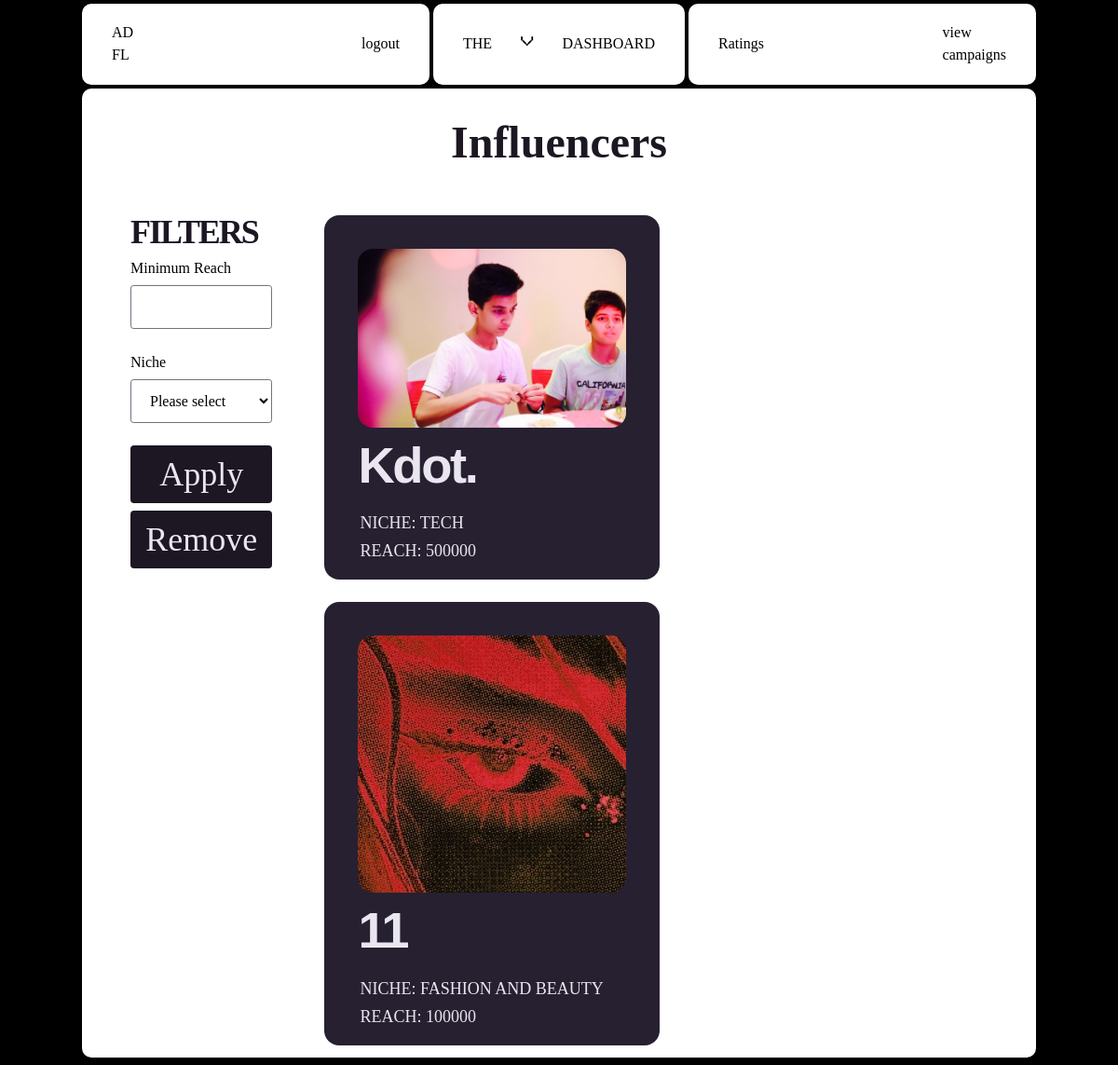
The page /sponsor/campaign/1/browse_influencers (signed in) on the database as committed earlier.
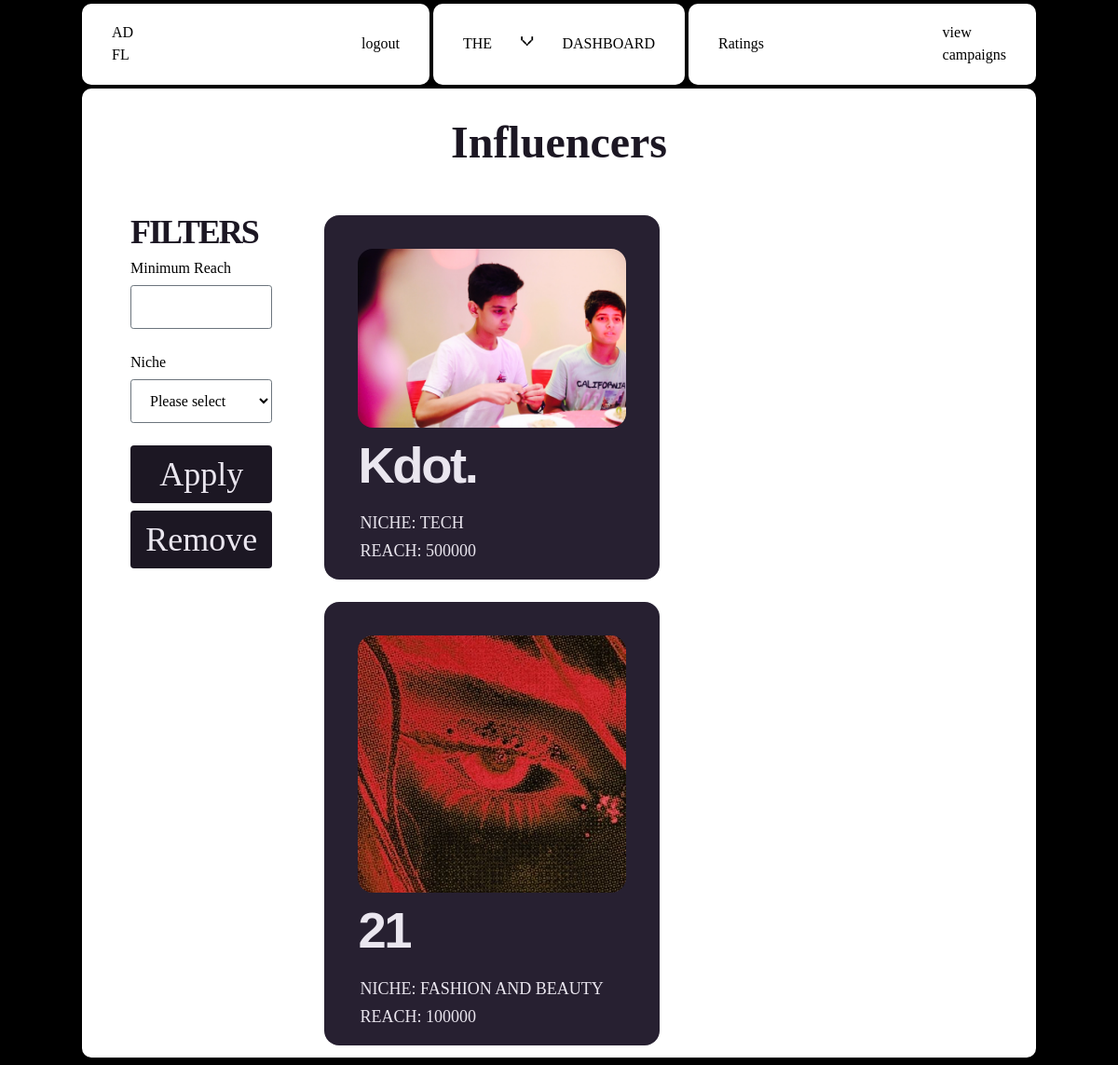
The same page on the database as committed later.
### website/models.py (models this page shows)
class Influencer(db.Model, UserMixin):
    __tablename__ = 'influencer'
    id = db.Column(db.Integer, primary_key=True)
    name = db.Column(db.String(150), nullable=False)
    email = db.Column(db.String(150), nullable=False)
    profile_picture = db.Column(db.String(100), nullable=False)
    niche = db.Column(db.String(100), nullable=False)
    reach = db.Column(db.Integer, nullable=False)
    user_id = Column(Integer, ForeignKey('user.id'), nullable=False)
    platform= db.Column(db.String(100), nullable=False)
    bank_account_balance = db.Column(db.Float, default=0.0)
    flagged= db.Column(db.Boolean, default=False)

### website/sponsor.py (the view)
@sponsor.route('/campaign/<int:campaign_id>/browse_influencers')
@login_required
@role_required('Sponsor')
def browse_influencers(campaign_id):
    campaign = Campaign.query.get_or_404(campaign_id)
    reach = request.args.get('reach')
    niche = request.args.get('niche')
    query = Influencer.query
    if reach:
        query = query.filter(Influencer.reach >= int(reach))
    if niche:
        query = query.filter(Influencer.niche == niche)
    filtered_influencers = query.all()
    return render_template('Sponsor/browse_influencers.html', influencers=filtered_influencers,campaign=campaign)

### website/auth.py (called while the page is built)
def role_required(role):
    def decorator(f):
        @wraps(f)
        def decorated_function(*args, **kwargs):
            if current_user.role != role:
                abort(403)
            return f(*args, **kwargs)
        return decorated_function
    return decorator

### website/templates/Sponsor/browse_influencers.html (shortened to what this page needs)
{% extends "base.html" %} {% block head %}
<link
  rel="stylesheet"
  href="{{ url_for('static', filename='src/sponsor_css/browse_influencer.css') }}"
/>
{% endblock %} {% block content %}
<div class="container">
  <nav>
    <div class="nav-1">
      <a href="{{ url_for('sponsor.dashboard') }}" class="logo view">
        AD <br />
        FL
      </a>
      <a href="{{ url_for('views.logout') }}" class="view">logout</a>
    </div>
    <div class="nav-2">
      <p class="menu-button">the</p>
      <p class="x">v</p>
      <p class="menu-button">dashboard</p>
    </div>
    <div class="nav-3">
      <a class="view" href="{{ url_for('sponsor.view_ratings') }}">Ratings</a>
      <a href="{{ url_for('sponsor.viewCampaigns') }}" class="view">
        view <br />
        campaigns
      </a>
    </div>
  </nav>
  <div class="content-wrapper">
    <div class="col">
      <div class="header">
        <h1>Influencers</h1>
      </div>
      <div class="main-container">
        <div class="col-1">
          <form
            action="{{ url_for('sponsor.browse_influencers',campaign_id=campaign.id) }}"
            method="get"
          >
            <p>Filters</p>
            <label for="reach">Minimum Reach</label>
            <input type="number" id="reach" name="reach" class="cc-input" />
            <br />
            <label for="niche">Niche</label>
            <select class="cc-input" id="niche" name="niche">
              <option value="">Please select</option>
            </select>
            <br />
            <a href="">
              <button type="submit">Apply</button>
            </a>
            <a
              href="{{ url_for('sponsor.view_all_influencers',campaign_id=campaign.id) }}"
            >
              <button type="button">Remove</button></a
            >
          </form>
        </div>
        <div class="col-2">
          {% for influencer in influencers %}
          <div class="square">
            <div class="pfp-wrapper">
              <img
                src="{{ url_for('static', filename='uploads/' + influencer.profile_picture) }}"
                alt="{{ influencer.name }}'s profile picture"
                class="pfp"
              />
            </div>
            <div class="name">{{ influencer.name }}</div>
            <div class="attributes">
              <p>Niche: {{ influencer.niche }}</p>
              <p>Reach: {{ influencer.reach }}</p>
            </div>
          </div>
          {% endfor %}
        </div>
      </div>
    </div>
  </div>
</div>
{% endblock %}

### website/templates/base.html (shortened to what this page needs)
<!DOCTYPE html>
<html>
  <head>
    <link
      rel="stylesheet"
      href="{{ url_for('static', filename='css/main.css') }}"
    />
    <link
      rel="stylesheet"
      href="{{ url_for('static', filename='src/input.css') }}"
    />
    {% block head %}{% endblock %}
  </head>
  <body>
    {% block content %} {% endblock %}
  </body>
</html>

### website/static/css/main.css (style rules this page uses)
html, :host { line-height: 1.5; -webkit-text-size-adjust: 100%; -moz-tab-size: 4; -o-tab-size: 4; tab-size: 4; font-family: ui-sans-serif, system-ui, sans-serif, "Apple Color Emoji", "Segoe UI Emoji", "Segoe UI Symbol", "Noto Color Emoji"; font-feature-settings: normal; font-variation-settings: normal; -webkit-tap-highlight-color: transparent; }
body { margin: 0; line-height: inherit; }
h1, h2, h3, h4, h5, h6 { font-size: inherit; font-weight: inherit; }
a { color: inherit; text-decoration: inherit; }
button, input, optgroup, select, textarea { font-family: inherit; font-feature-settings: inherit; font-variation-settings: inherit; font-size: 100%; font-weight: inherit; line-height: inherit; letter-spacing: inherit; color: inherit; margin: 0; padding: 0; }
button, select { text-transform: none; }
button, input:where([type='button']), input:where([type='reset']), input:where([type='submit']) { -webkit-appearance: button; background-color: transparent; background-image: none; }
blockquote, dl, dd, h1, h2, h3, h4, h5, h6, hr, figure, p, pre { margin: 0; }
input::placeholder, textarea::placeholder { opacity: 1; color: #9ca3af; }
button, [role="button"] { cursor: pointer; }
img, svg, video, canvas, audio, iframe, embed, object { display: block; vertical-align: middle; }
img, video { max-width: 100%; height: auto; }
.container { width: 100%; }
@media (min-width: 640px) { .container { max-width: 640px; } }
@media (min-width: 768px) { .container { max-width: 768px; } }
@media (min-width: 1024px) { .container { max-width: 1024px; } }
* { margin: 0; padding: 0; }
.container { margin: 0 auto; }

### website/static/src/input.css (style rules this page uses)
* { margin: 0; padding: 0; }
.container { margin: 0 auto; }

Rows that differ between the two databases and show on the page:
changed Influencer "FASHION AND BEAUTY": name "11" → "21"
